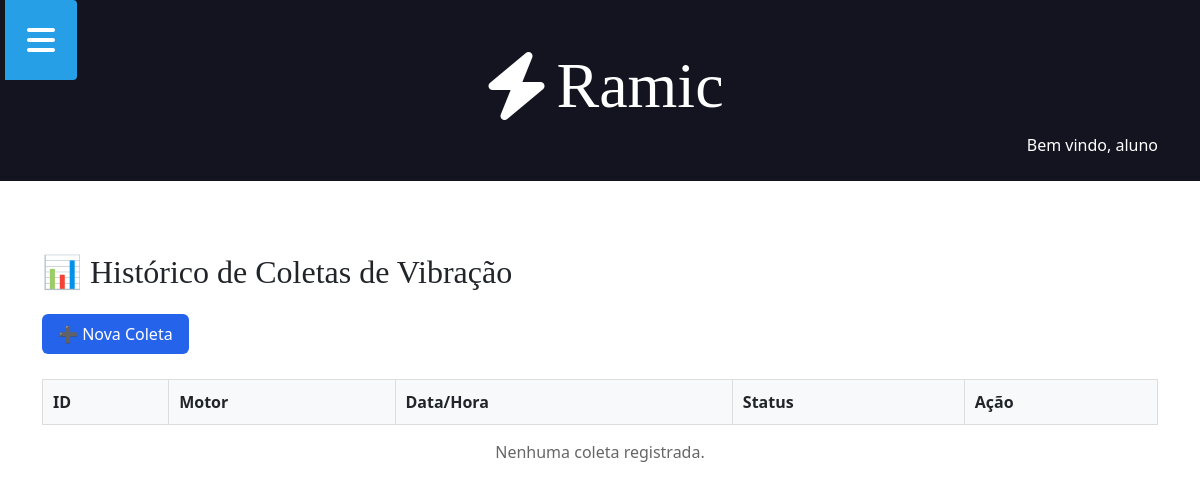
The page /historico/ (signed in) on the database as committed earlier.
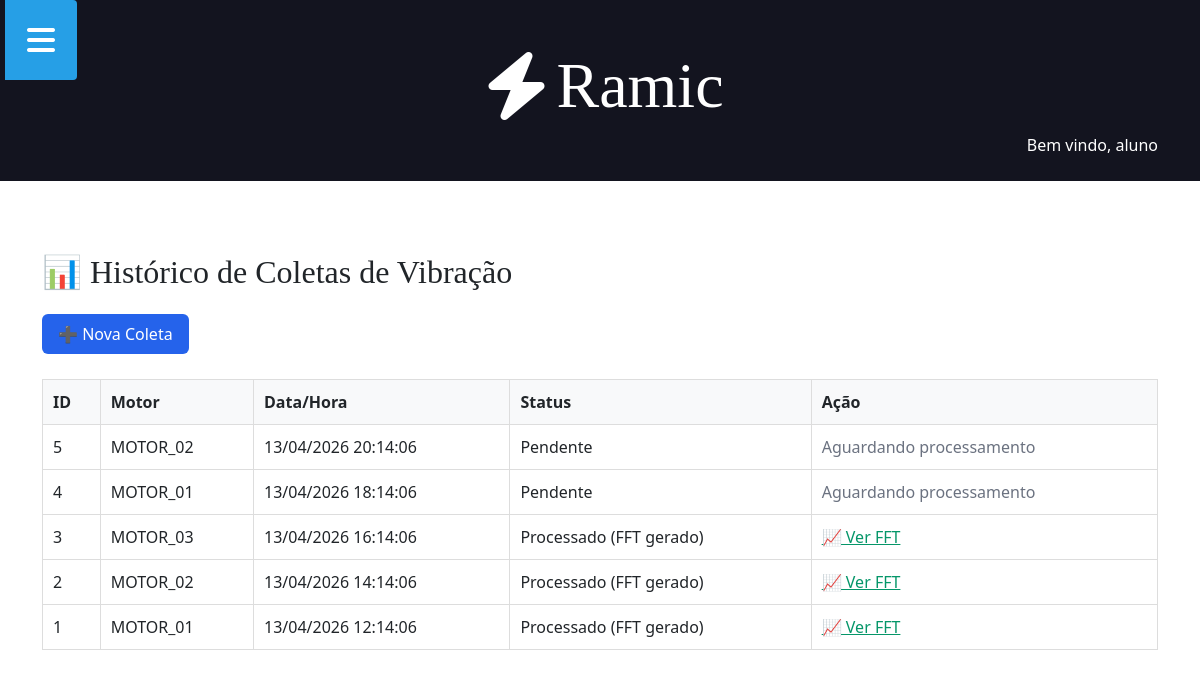
The same page on the database as committed later.
### aplicacao/models.py (models this page shows, shortened)
class VibrationCollection(models.Model):
    motor_id = models.CharField(max_length=50, default="MOTOR_01")
    collected_at = models.DateTimeField(default=timezone.now)
    vibration_data = models.JSONField(help_text="Lista JSON com 10000 valores de vibração (float)")
    STATUS_CHOICES = [
        ('pending', 'Pendente'),
        ('processed', 'Processado (FFT gerado)'),
        ('error', 'Erro no processamento'),
    ]
    status = models.CharField(max_length=20, choices=STATUS_CHOICES, default='pending')
    class Meta:
        ordering = ['-collected_at']

### aplicacao/views.py (the view)
# urls.py: path('historico/', views.historico, name='urlhistorico'),
@login_required(login_url="urlentrar")
def historico(request):
    collections = VibrationCollection.objects.all()
    return render(request, 'historico.html', {'collections': collections})

### aplicacao/templates/historico.html (shortened to what this page needs)
{% extends 'global/base.html' %}
{% block content %}
  <div class="container mt-4">
    <h2>📊 Histórico de Coletas de Vibração</h2>
    <a href="{% url 'urlcoletaManual' %}" style="display:inline-block; margin:15px 0; padding:8px 16px; background:#2563eb; color:#fff; text-decoration:none; border-radius:6px;">➕ Nova Coleta</a>
    <table style="width:100%; border-collapse:collapse; margin-top:10px;">
      <tr style="background:#f8f9fa;">
        <th style="padding:10px; border:1px solid #ddd;">ID</th>
        <th style="padding:10px; border:1px solid #ddd;">Motor</th>
        <th style="padding:10px; border:1px solid #ddd;">Data/Hora</th>
        <th style="padding:10px; border:1px solid #ddd;">Status</th>
        <th style="padding:10px; border:1px solid #ddd;">Ação</th>
      </tr>
      {% for c in collections %}
        <tr>
          <td style="padding:10px; border:1px solid #ddd;">{{ c.pk }}</td>
          <td style="padding:10px; border:1px solid #ddd;">{{ c.motor_id }}</td>
          <td style="padding:10px; border:1px solid #ddd;">{{ c.collected_at|date:'d/m/Y H:i:s' }}</td>
          <td style="padding:10px; border:1px solid #ddd;">{{ c.get_status_display }}</td>
          <td style="padding:10px; border:1px solid #ddd;">
            {% if c.status == 'processed' %}
              <a href="{% url 'urlgrafico' c.pk %}" style="color:#059669;">📈 Ver FFT</a>
            {% else %}
              <span style="color:#6b7280;">Aguardando processamento</span>
            {% endif %}
          </td>
        </tr>
      {% empty %}
        <tr>
          <td colspan="5" style="padding:15px; text-align:center; color:#666;">Nenhuma coleta registrada.</td>
        </tr>
      {% endfor %}
    </table>
  </div>
{% endblock %}

### aplicacao/templates/global/base.html (shortened to what this page needs)
{% load bootstrap5 %}
{% load static %}
<!DOCTYPE html>
<html lang="pt-br">
<head>
    <link rel="stylesheet" href="https://cdnjs.cloudflare.com/ajax/libs/font-awesome/7.0.1/css/all.min.css">
    <link rel="stylesheet" href="{% static 'css/styles.css' %}">
    {% bootstrap_css %}
</head>
<body>
    {% include 'global/menu.html' %}
    {% include 'global/header.html' %}
    {% block content %}
    {% endblock %}
</body>
</html>

### aplicacao/templates/global/menu.html (shortened to what this page needs)
<button class="button-show-menu button-show-menu-visible">
  <i class="fas fa-bars"></i>
</button>

### aplicacao/templates/global/header.html (shortened to what this page needs)
<header class="main-header-container">
    <div class="main-header container">
        <h1>
            <a class="main-logo" href="{% url 'urlindex' %}">
                <i class="fa-solid fa-bolt main-logo-icon"></i>
                <span class="main-logo-text">Ramic</span>
            </a>
        </h1>
        <div class="boasvindas">
            {% if user.is_authenticated %}
                <span class="text-welcome">Bem vindo, {{ user.username }}</span>
            {% endif %}
        </div>
    </div>
</header>

### static/css/styles.css (style rules this page uses)
.container { max-width: 144rem; margin: 0 auto; padding: 3rem; }
.main-header-container { background: #13141f; }
h1, h2, h3, h4, h5, h6 { font-family: 'Roboto Slab', serif; }
.main-logo { font-size: 4rem; color: #fff; text-decoration: none; display: flex; align-items: center; justify-content: center; width: fit-content; margin: 0 auto; }
.button-show-menu { position: fixed; left: 265px; top: 0; color: #fff; background-color: #269fe6; border: none; font-size: 2rem; z-index: 3; padding: 1rem; visibility: hidden; opacity: 0; transition: all 300ms ease-in-out; border-radius: 0 4px 4px 0; cursor: pointer; }
.button-show-menu-visible { visibility: visible; opacity: 1; left: 5px; }
.boasvindas { float: right; font-size: 1rem; color: #fff; text-decoration: none; display: flex; align-items: center; justify-content: center; width: fit-content; margin: 0 auto; }

Rows that differ between the two databases and show on the page:
added VibrationCollection: pk "5", motor_id "MOTOR_02", collected_at "13/04/2026 20:14:06", status "Pendente", shows "Aguardando processamento"
added VibrationCollection: pk "4", motor_id "MOTOR_01", collected_at "13/04/2026 18:14:06", status "Pendente", shows "Aguardando processamento"
added VibrationCollection: pk "3", motor_id "MOTOR_03", collected_at "13/04/2026 16:14:06", status "Processado (FFT gerado)", shows "📈 Ver FFT"
added VibrationCollection: pk "2", motor_id "MOTOR_02", collected_at "13/04/2026 14:14:06", status "Processado (FFT gerado)", shows "📈 Ver FFT"
added VibrationCollection: pk "1", motor_id "MOTOR_01", collected_at "13/04/2026 12:14:06", status "Processado (FFT gerado)", shows "📈 Ver FFT"
Other text that changed with them:
text no longer shown: "Nenhuma coleta registrada."
